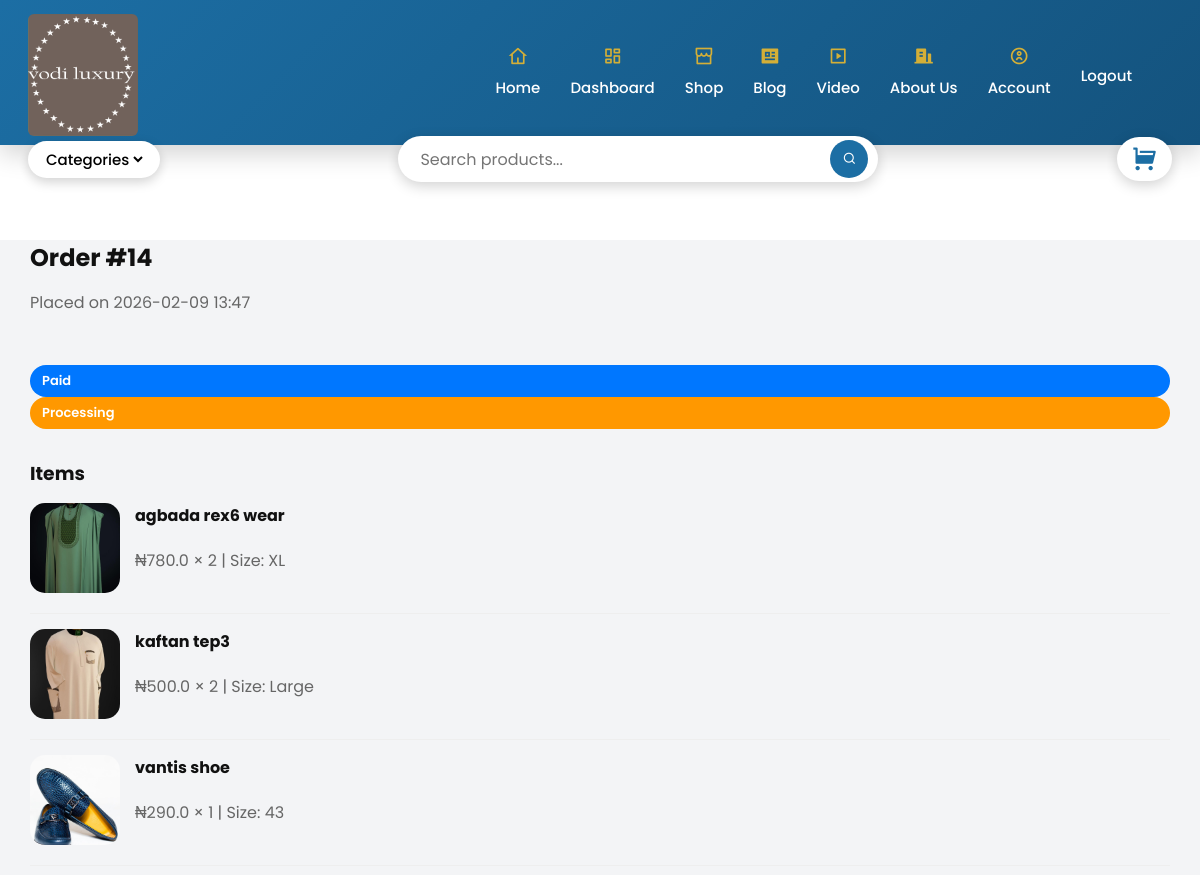
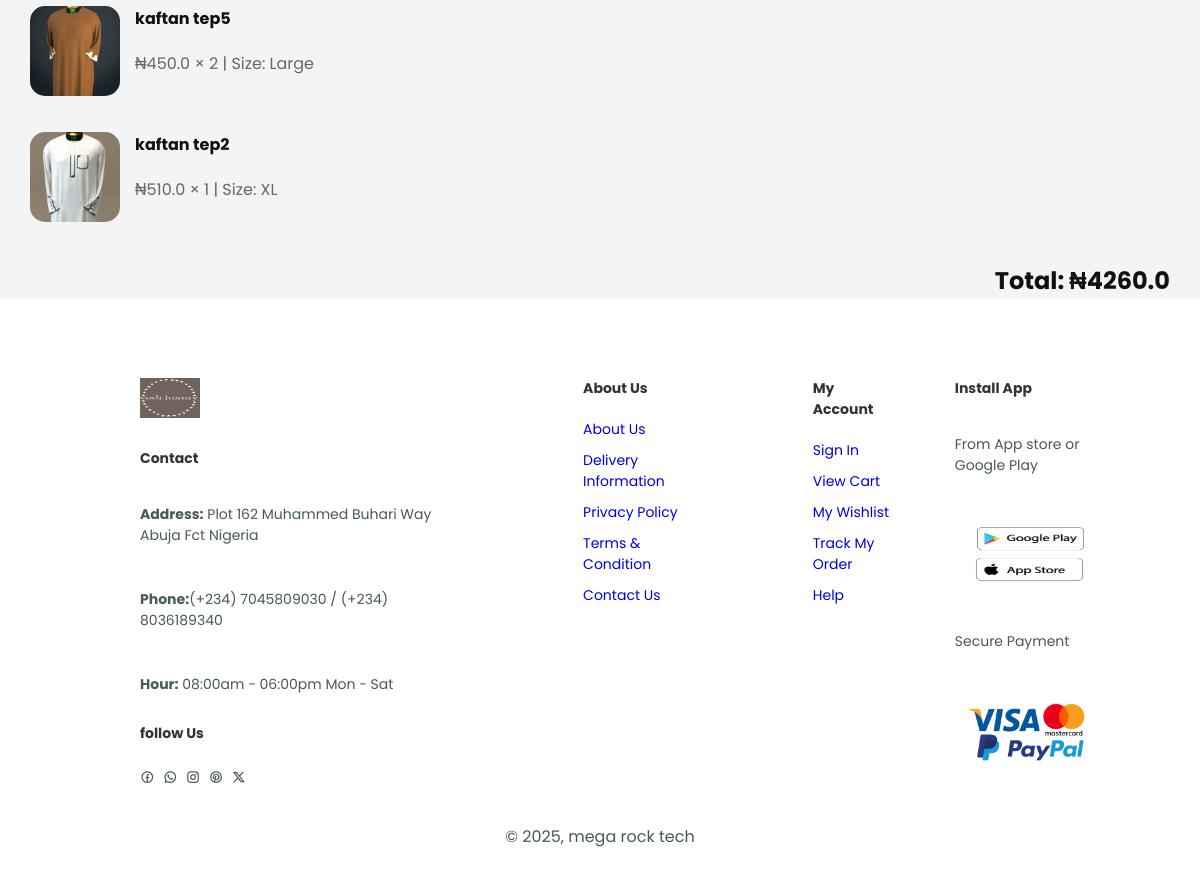
Page /my-order/14 (signed in) on the committed database (2 pictures, top to bottom).
### model.py (models this page shows, shortened)
class Order(db.Model):
    id = db.Column(db.Integer, primary_key=True)
    user_id = db.Column(db.Integer, db.ForeignKey('user.id'))
    total_amount = db.Column(db.Float)
    payment_provider = db.Column(db.String(50))
    payment_reference = db.Column(db.String(255))
    payment_status = db.Column(db.String(50), default='pending')  # pending, paid, failed
    order_status = db.Column(db.String(50), default='processing')  # processing, shipped, delivered, cancelled
    date_created = db.Column(db.DateTime, default=datetime.now)
    items = db.relationship('OrderItem', backref='order', lazy=True)

class OrderItem(db.Model):
    id = db.Column(db.Integer, primary_key=True)
    order_id = db.Column(db.Integer, db.ForeignKey('order.id'))
    title = db.Column(db.String(120))
    price = db.Column(db.Float)
    quantity = db.Column(db.Integer)
    size = db.Column(db.String(50))
    image = db.Column(db.String(255))
    user_link = db.Column(db.Integer, db.ForeignKey('user.id'), nullable=False)

### main.py (the view)
@app.route('/my-order/<int:order_id>')
@login_required
def show_order(order_id):
    order = Order.query.get_or_404(order_id)
    if order.user_id != current_user.id:
        abort(403)
    if not current_user.phone or not current_user.address:
        return redirect(url_for('complete_profile'))
    return render_template("order_detail.html", order=order)

### main.py (called while the page is built)
@login_manager.user_loader
def load_user(user_id):
    return db.get_or_404(User, user_id)

@app.context_processor
def utility_processor():
    def whatsapp_link(video):
        full_url = request.url_root[:-1] + url_for('view_video', video_id=video.id)
        text = f"Hello, I like this outfit, can you make it for me?: {video.title} ({full_url})"
        return f"{video.contact_url}?text={text}"
    return dict(whatsapp_link=whatsapp_link)

### templates/order_detail.html
{% block content %}
{% include "header.html" %}
<section id="order-body">
    <div class="container">
        <div class="card">
            <h2 style="font-weight:700;">Order #{{ order.id }}</h2>
            <p style="color:#666;">Placed on {{ order.date_created.strftime('%Y-%m-%d %H:%M') }}</p>
            <div style="margin: 30px 0;">
                <span class="badge bg-primary">{{ order.payment_status|capitalize }}</span>
                <span class="badge bg-warning">{{ order.order_status|capitalize }}</span>
            </div>
            <h3 style="margin-top:20px;">Items</h3>
            {% for item in order.items %}
            <div class="order-item">
                <img src="{{ item.image }}">
                <div>
                    <h4 style="margin:0;">{{ item.title }}</h4>
                    <p style="color:#666; margin:5px 0;">
                        ₦{{ item.price }} × {{ item.quantity }}
                        {% if item.size %} | Size: {{ item.size }}{% endif %}
                    </p>
                </div>
            </div>
            {% endfor %}
            <h2 style="text-align:right; margin-top:20px;">Total: ₦{{ order.total_amount }}</h2>
        </div>
    </div>
</section>
{% include "footer.html"%}{% endblock %}

### static/css/style.css (style rules this page uses)
* { margin: 0; padding: 0; box-sizing: border-box; font-family: 'poppins', sans-serif; }
body { width: 100%; color: #333; }
p { font-size: 16px; color: #465b52; padding: 15px 0 20px 0; }
:root { --primary: #1C6EA4; --primary-dark: #14537e; --accent: #d4af37; --white: #ffffff; --soft-shadow: rgba(0, 0, 0, 0.18); }
#order-body { background: #f3f4f6; color: #111; margin-top: 240px; padding: 0; }
.container { width: 95%; max-width: 1200px; margin: 40px auto; }
.badge { display: block; padding: 6px 12px; font-size: 13px; border-radius: 50px; font-weight: 600; }
.bg-warning { background: #ff9800; color: #fff; }
.bg-primary { background: #0077ff; color: #fff; }
.order-item { display: flex; gap: 15px; padding: 15px 0; border-bottom: 1px solid #eee; }
.order-item img { width: 90px; height: 90px; object-fit: cover; border-radius: 15px; }

### rows in the picture
Order: id "14", date_created "2026-02-09 13:47", payment_status "Paid", order_status "Processing", total_amount "4260.0"
OrderItem: image (picture), title "agbada rex6 wear", price "780.0", quantity "2", size "XL"
OrderItem: image (picture), title "kaftan tep3", price "500.0", quantity "2", size "Large"
OrderItem: image (picture), title "vantis shoe", price "290.0", quantity "1", size "43"
OrderItem: image (picture), title "kaftan tep5", price "450.0", quantity "2", size "Large"
OrderItem: image (picture), title "kaftan tep2", price "510.0", quantity "1", size "XL"
